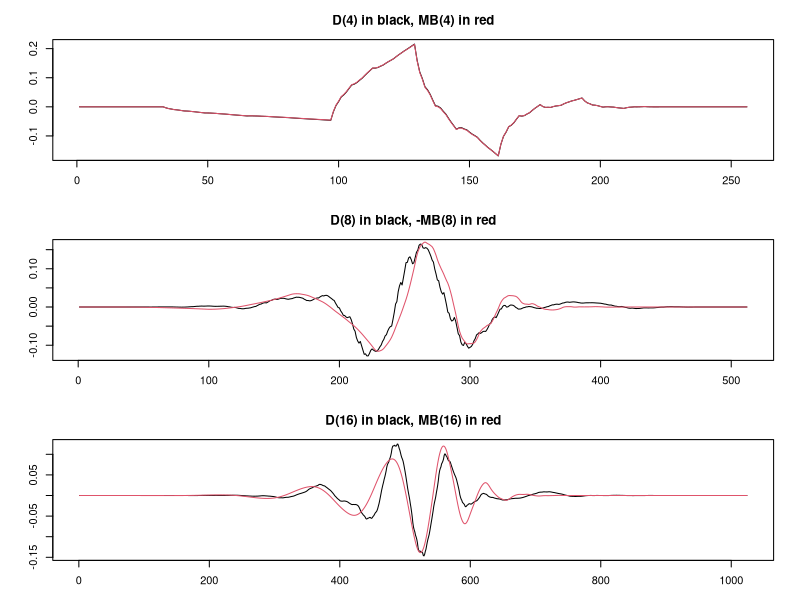

The R script that drew this image:
## ---- chunk 1
library(waveslim)
## ---- chunk 2
par(mfrow=c(3,1), mar=c(5-2,4,4-1,2))
f.seq <- "HLLLLL"
plot(c(rep(0,33), wavelet.filter("mb4", f.seq), rep(0,33)), type="l",
     xlab="", ylab="", main="D(4) in black, MB(4) in red")
lines(c(rep(0,33), wavelet.filter("d4", f.seq), rep(0,33)), col=2)
plot(c(rep(0,35), -wavelet.filter("mb8", f.seq), rep(0,35)), type="l",
     xlab="", ylab="", main="D(8) in black, -MB(8) in red")
lines(c(rep(0,35), wavelet.filter("d8", f.seq), rep(0,35)), col=2)
plot(c(rep(0,39), wavelet.filter("mb16", f.seq), rep(0,39)), type="l",
     xlab="", ylab="", main="D(16) in black, MB(16) in red")
lines(c(rep(0,39), wavelet.filter("d16", f.seq), rep(0,39)), col=2)
## ---- chunk 3
packageVersion("waveslim")
